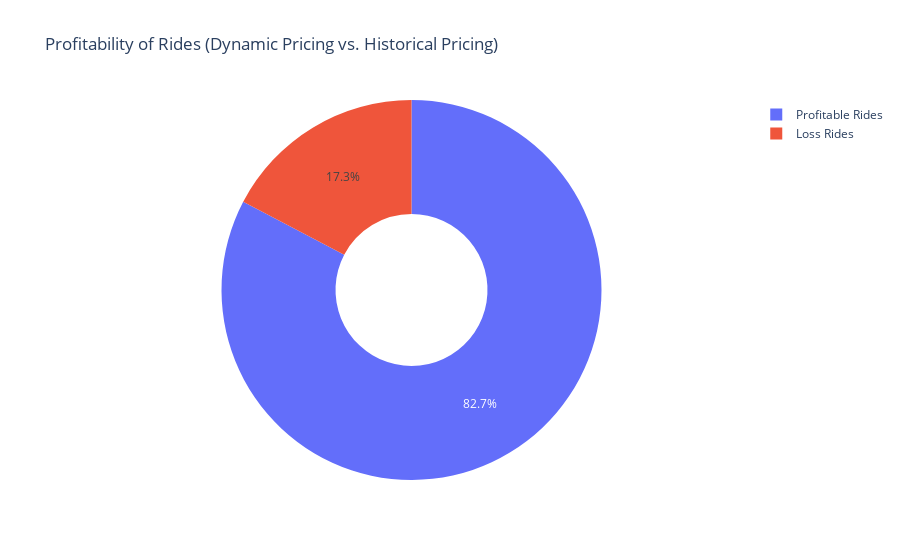

Notebook source saved alongside this figure:
### Code cell
# Calculate the profit percentage for each ride
df['profit_percentage'] = ((df['adjusted_ride_cost'] - df['Historical_Cost_of_Ride']) / df['Historical_Cost_of_Ride']) * 100
# Identify profitable rides where profit percentage is positive
profitable_rides = df[df['profit_percentage'] > 0]

# Identify loss rides where profit percentage is negative
loss_rides = df[df['profit_percentage'] < 0]


import plotly.graph_objects as go

# Calculate the count of profitable and loss rides
profitable_count = len(profitable_rides)
loss_count = len(loss_rides)

# Create a donut chart to show the distribution of profitable and loss rides
labels = ['Profitable Rides', 'Loss Rides']
values = [profitable_count, loss_count]

fig = go.Figure(go.Pie(labels=labels, values=values, hole=0.4))
fig.update_layout(title='Profitability of Rides (Dynamic Pricing vs. Historical Pricing)')
fig.show()

### Figure 1 — Plotly figure (JSON) as saved in the notebook; plotly's stock layout.template omitted (floating-point values rounded to 4 significant figures)
{"data": [{"hole": 0.4, "labels": ["Profitable Rides", "Loss Rides"], "type": "pie", "values": [826, 173]}], "layout": {"autosize": true, "title": {"text": "Profitability of Rides (Dynamic Pricing vs. Historical Pricing)"}}}
